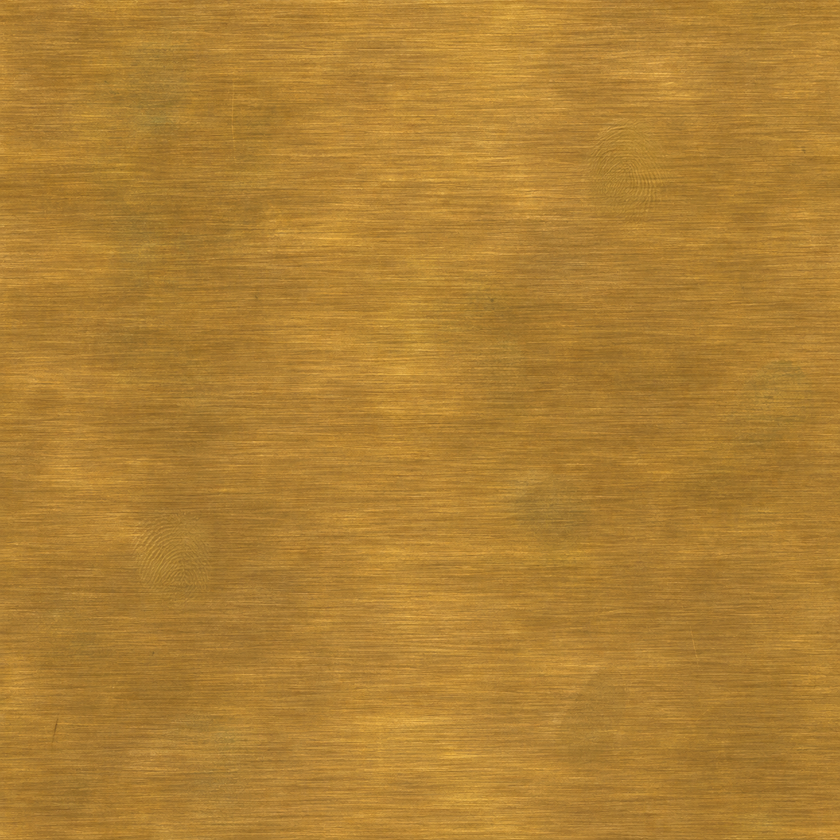
#> input picture assets/_raw/brass.png, 840 x 840 px, shrunk from 1254 x 1254 before the run
$ python shot_check.py ../../../assets/_raw/brass.png
#> lines starting #> are read from the running program, lines starting #| are printed output that depends on the picture
"""Exposure gate for the Vitrine Kingdom beauty shots.
    tools/.venv/bin/python wings/glass/tests/shot_check.py [wings/glass/_shots/*.png]
Each shot: mean luma 0.18-0.40, <=30% of pixels below luma 0.04, >=3% vivid (sat>0.5 and value>0.5).
12_rose_dark is the one exception: it must instead show a lit lantern radius (>=2% of pixels luma>0.25).
Exit 1 if any shot fails."""
import glob
import sys

import numpy as np
from PIL import Image


def stats(path):
#> called with path = '../../../assets/_raw/brass.png'
    a = np.asarray(Image.open(path).convert("RGB").reduce(4), dtype=np.float32) / 255.0
    luma = a @ np.array([0.2126, 0.7152, 0.0722], dtype=np.float32)
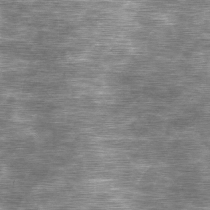
#> luma: shape (210, 210) float32; min 0.428, max 0.679, mean 0.518
    mx, mn = a.max(-1), a.min(-1)
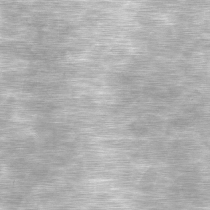
#> mx: shape (210, 210) float32; min 0.573, max 0.867, mean 0.683
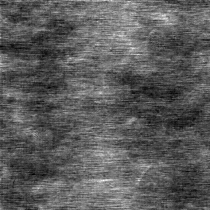
#> mn: shape (210, 210) float32; min 0.153, max 0.294, mean 0.204; drawn with min black and max white
    sat = np.where(mx > 0, (mx - mn) / np.maximum(mx, 1e-6), 0)
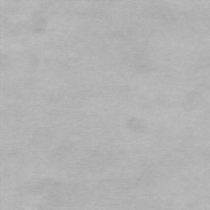
#> sat: shape (210, 210) float32; min 0.634, max 0.752, mean 0.702
    return float(luma.mean()), float((luma < 0.04).mean()), float(((sat > 0.5) & (mx > 0.5)).mean()), float((luma > 0.25).mean())


def verdict(name, mean, black, vivid, lit):
    if "rose_dark" in name:
        return lit >= 0.02
    return 0.18 <= mean <= 0.40 and black <= 0.30 and vivid >= 0.03


def main(paths):
    bad = 0
    print(f"{'shot':22} {'mean':>5} {'<.04':>5} {'vivid':>5}  {'lit':>5}")
    for p in paths:
        s = stats(p)
#> s = (0.518, 0, 1, 1)
        name = p.rsplit("/", 1)[-1][:-4]
        ok = verdict(name, *s)
#> ok = False
        bad += not ok
#> bad = 1
        print(f"{name:22} {s[0]:5.3f} {s[1]:5.2f} {s[2]:5.3f}  {s[3]:5.3f}  {'PASS' if ok else 'FAIL'}")
#| brass                  0.518  0.00 1.000  1.000  FAIL
    return 1 if bad else 0


if __name__ == "__main__":
    assert verdict("x", 0.25, 0.1, 0.05, 0) and not verdict("x", 0.1, 0.9, 0.0, 0) and verdict("12_rose_dark", 0.02, 0.95, 0, 0.03)
#> (the run stopped early here; a loop or call above may not have finished)
